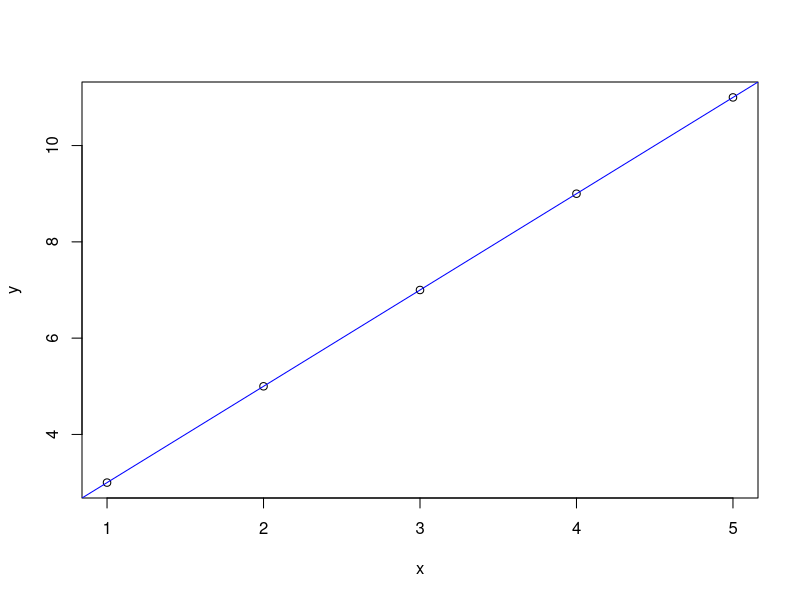

Here is the R script that generated this plot:
setwd("C:/Radha/VIT/Winter 2021_22/R_Programs") # set working directory for R programming
x<-1:5  # <- called as gets in R (assigning values to x in the range 1 to 5)
y<-c(3,5,7,9,11) # to create a vector/combine/collect - c
data_set=data.frame(x,y)# to create a table of data 
data_set # get the values of x,y
View(data_set) # view the data in table format
str(data_set) # structure of data
names(data_set)  # to know the variable/object names of data
plot(x,y) # plotting x and Y values (scatter plot)
LR_result<-lm(y~x) # linear regression model
LR_result # display coefficients
summary(LR_result) # gives the complete regression analysis results
abline(LR_result, col="blue") # to construct a linear line on the data points

# assigning new values of x for prediction (approach 1)
x=data.frame(x=6:8) 
R<-predict(LR_result,x) # predicting y for given x
R # display the predicted output y
summary(R)

# assigning new values of x for prediction (approach 2)
x=data.frame(x=c(6,7,8))
R1<-predict(LR_result,x)
R1
summary(R1)

